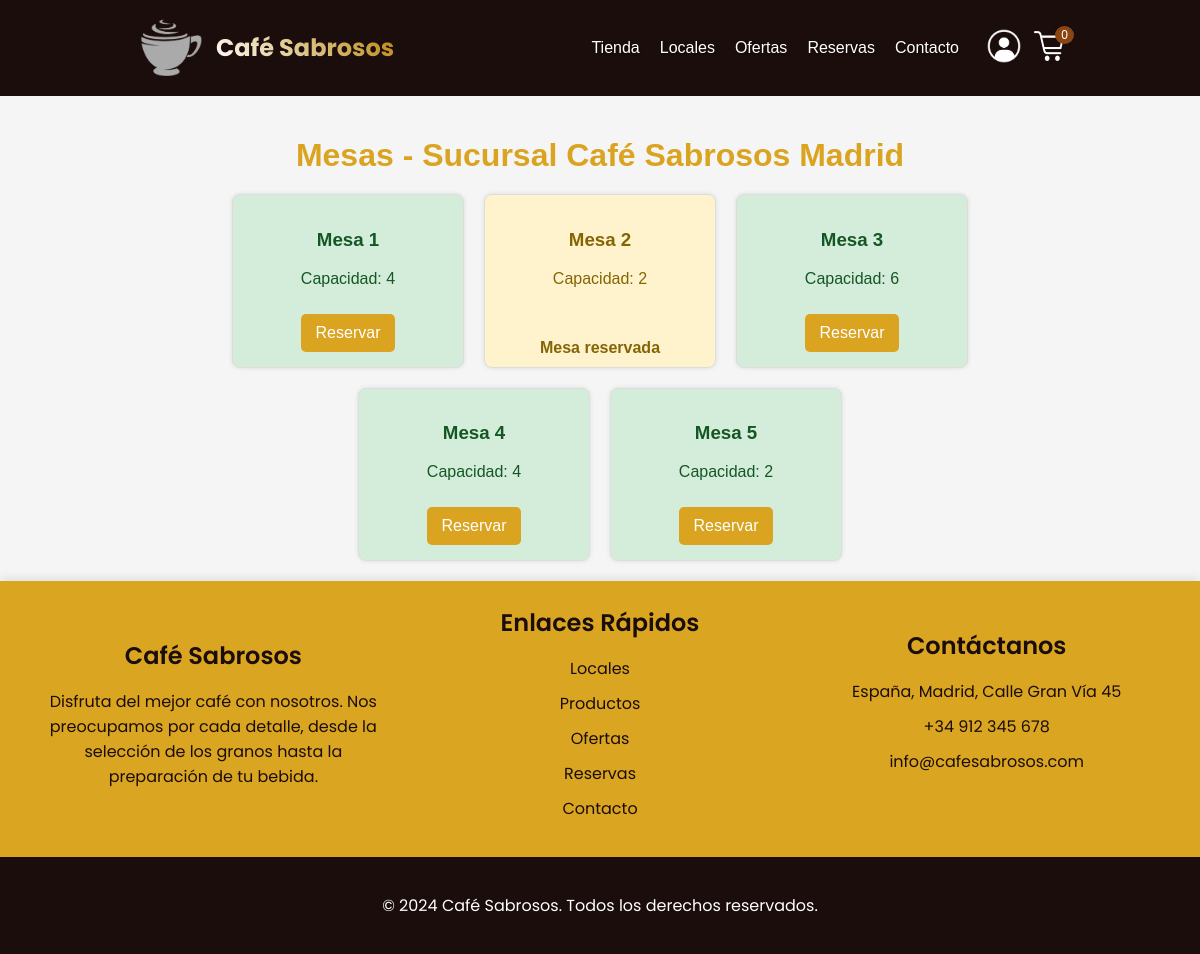
/public/mesas.php?sucursal=2, run on the app's committed database.
### tables this page shows
CREATE TABLE `sucursal` (
  `idSucursal` int NOT NULL AUTO_INCREMENT,
  `nombre` varchar(50) NOT NULL,
  `direccion` varchar(50) NOT NULL,
  `pais` varchar(50) NOT NULL,
  `ciudad` varchar(50) NOT NULL,
  `tel` varchar(20) NOT NULL,
  PRIMARY KEY (`idSucursal`)
);

CREATE TABLE `mesa` (
  `idMesa` int NOT NULL AUTO_INCREMENT,
  `numero` int NOT NULL,
  `capacidad` int NOT NULL,
  `idSucursal` int NOT NULL,
  PRIMARY KEY (`idMesa`),
  KEY `mesa_fk_sucursal` (`idSucursal`),
  CONSTRAINT `mesa_fk_sucursal` FOREIGN KEY (`idSucursal`) REFERENCES `sucursal` (`idSucursal`)
);

### public/mesas.php (the view, shortened to what this page needs)
<?php
try {
    $sucursalId = isset($_GET['sucursal']) ? intval($_GET['sucursal']) : 0;
    $conn = getDbConnection();
    $sqlMesas = "SELECT mesa.*, COALESCE(reserva.estado, 'disponible') AS estadoReserva
                 FROM mesa
                 LEFT JOIN reserva ON mesa.idMesa = reserva.idMesa
                 AND reserva.fechaReserva = (SELECT MAX(fechaReserva)
                                              FROM reserva
                                              WHERE reserva.idMesa = mesa.idMesa
                                              AND reserva.estado IN ('reservado', 'ocupado'))
                 WHERE mesa.idSucursal = ?";
    $stmtMesas = $conn->prepare($sqlMesas);
    $stmtMesas->bind_param("i", $sucursalId);
    $stmtMesas->execute();
    $mesas = $stmtMesas->get_result();
    $sqlSucursal = "SELECT * FROM sucursal WHERE idSucursal = ?";
    $stmtSucursal = $conn->prepare($sqlSucursal);
    $stmtSucursal->bind_param("i", $sucursalId);
    $stmtSucursal->execute();
    $sucursal = $stmtSucursal->get_result()->fetch_assoc();
} catch (Exception $e) {
    echo 'Error: ' . $e->getMessage();
    exit();
}
?>
<!DOCTYPE html>
<html lang="es">
<head>
    <link rel="stylesheet" href="assets/css/nav.css">
    <link rel="stylesheet" href="assets/css/footer.css">
    <link rel="stylesheet" href="assets/css/mesas.css">
</head>
<?php include 'templates/nav.php' ?>
<body>
                <body data-sucursal-id="<?php echo $sucursalId; ?>">
    <div class="container">
        <h1>Mesas - Sucursal <?php echo htmlspecialchars($sucursal['nombre']); ?></h1>
        <div class="mesas">
            <?php while ($row = $mesas->fetch_assoc()): ?>
                <?php
                $class = 'disponible';
                $mensaje = '';
                if ($row['estadoReserva'] == 'ocupado') {
                    $class = 'ocupada';
                    $mensaje = 'Mesa ocupada';
                } elseif ($row['estadoReserva'] == 'reservado') {
                    $class = 'reservado';
                    $mensaje = 'Mesa reservada';
                }
                ?>
                <div class="mesa <?php echo $class; ?>">
                    <h3>Mesa <?php echo htmlspecialchars($row['numero']); ?></h3>
                    <p>Capacidad: <?php echo htmlspecialchars($row['capacidad']); ?></p>
                    <?php if ($class == 'disponible'): ?>
                        <a href="javascript:void(0);" class="btn-reservar"
                            data-mesa-id="<?php echo htmlspecialchars($row['idMesa']); ?>"
                            data-capacidad="<?php echo htmlspecialchars($row['capacidad']); ?>">Reservar</a>
                    <?php else: ?>
                        <div class="mensaje-no-disponible"><?php echo htmlspecialchars($mensaje); ?></div>
                    <?php endif; ?>
                </div>
            <?php endwhile; ?>
        </div>
    </div>
    <?php include 'templates/footer.php' ?>
</body>
</html>

### public/assets/css/nav.css (style rules this page uses)
body { margin: 0; padding: 0; overflow-x: hidden; }

### public/assets/css/mesas.css (style rules this page uses)
html, body { height: 100%; margin: 0; }
body { font-family: Arial, sans-serif; background-color: #f5f5f5; margin: 0; padding: 0; display: flex; flex-direction: column; }
.container { width: 80%; margin: 0 auto; padding: 20px; }
h1 { text-align: center; margin-bottom: 20px; color: #DAA421; }
.mesas { display: flex; flex-wrap: wrap; gap: 20px; justify-content: center; }
.mesa { border: 1px solid #ddd; padding: 15px; border-radius: 8px; width: 200px; text-align: center; box-shadow: 0 0 5px rgba(0, 0, 0, 0.1); position: relative; transition: background-color 0.3s, transform 0.3s; }
.reservado { background-color: #fff3cd; color: #856404; }
.disponible { background-color: #d4edda; color: #155724; }
.btn-reservar { display: inline-block; padding: 10px 15px; margin-top: 10px; text-decoration: none; color: #fff; background-color: #DAA421; border-radius: 5px; }
.mensaje-no-disponible { position: absolute; bottom: 10px; width: calc(100% - 20px); left: 10px; text-align: center; font-weight: bold; }

### data on the page
sucursal: nombre "Café Sabrosos Madrid"
mesa: numero "1", capacidad "4"
mesa: numero "2", capacidad "2", mensaje "Mesa reservada"
mesa: numero "3", capacidad "6"
mesa: numero "4", capacidad "4"
mesa: numero "5", capacidad "2"

### other printed values
$productos_text "Tienda"
